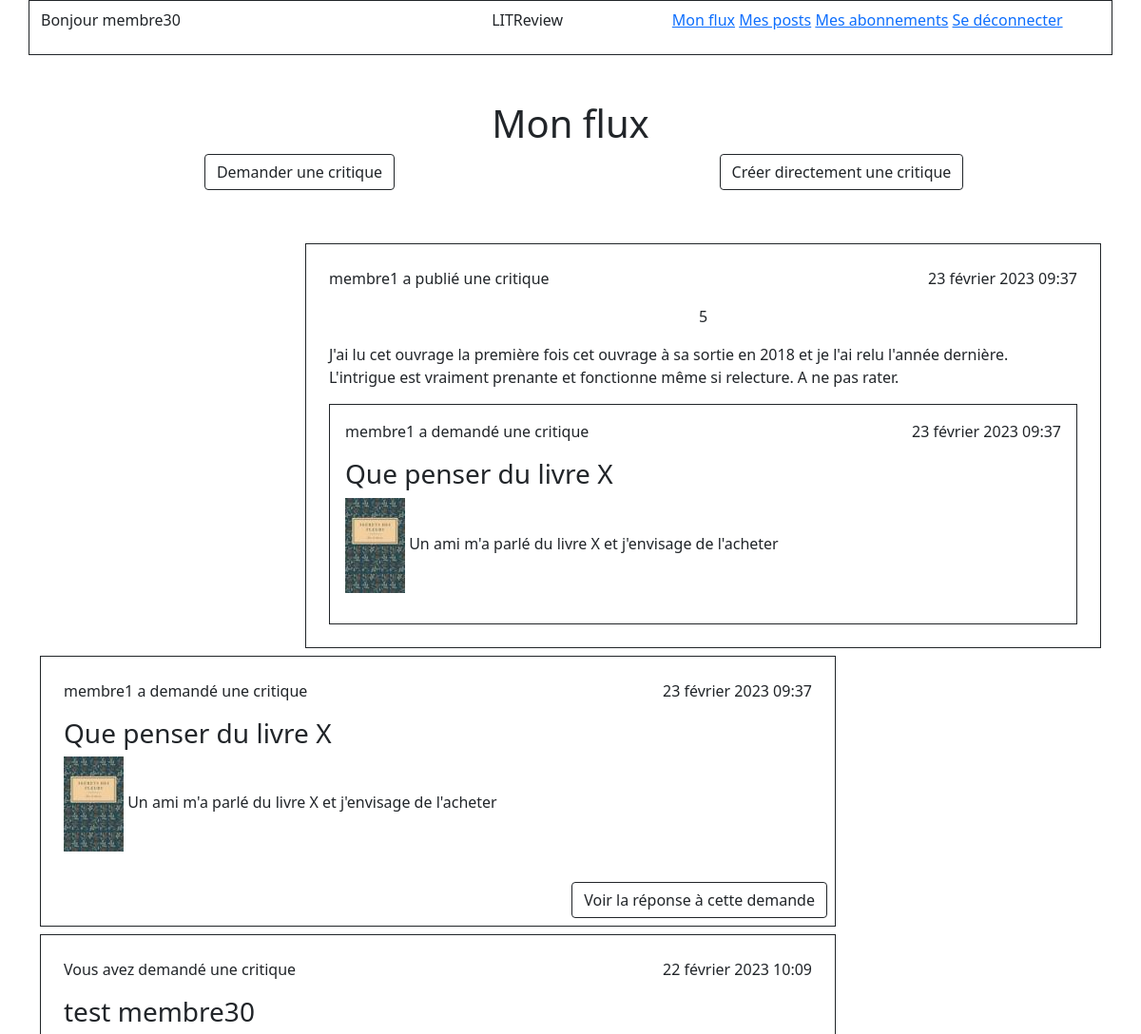
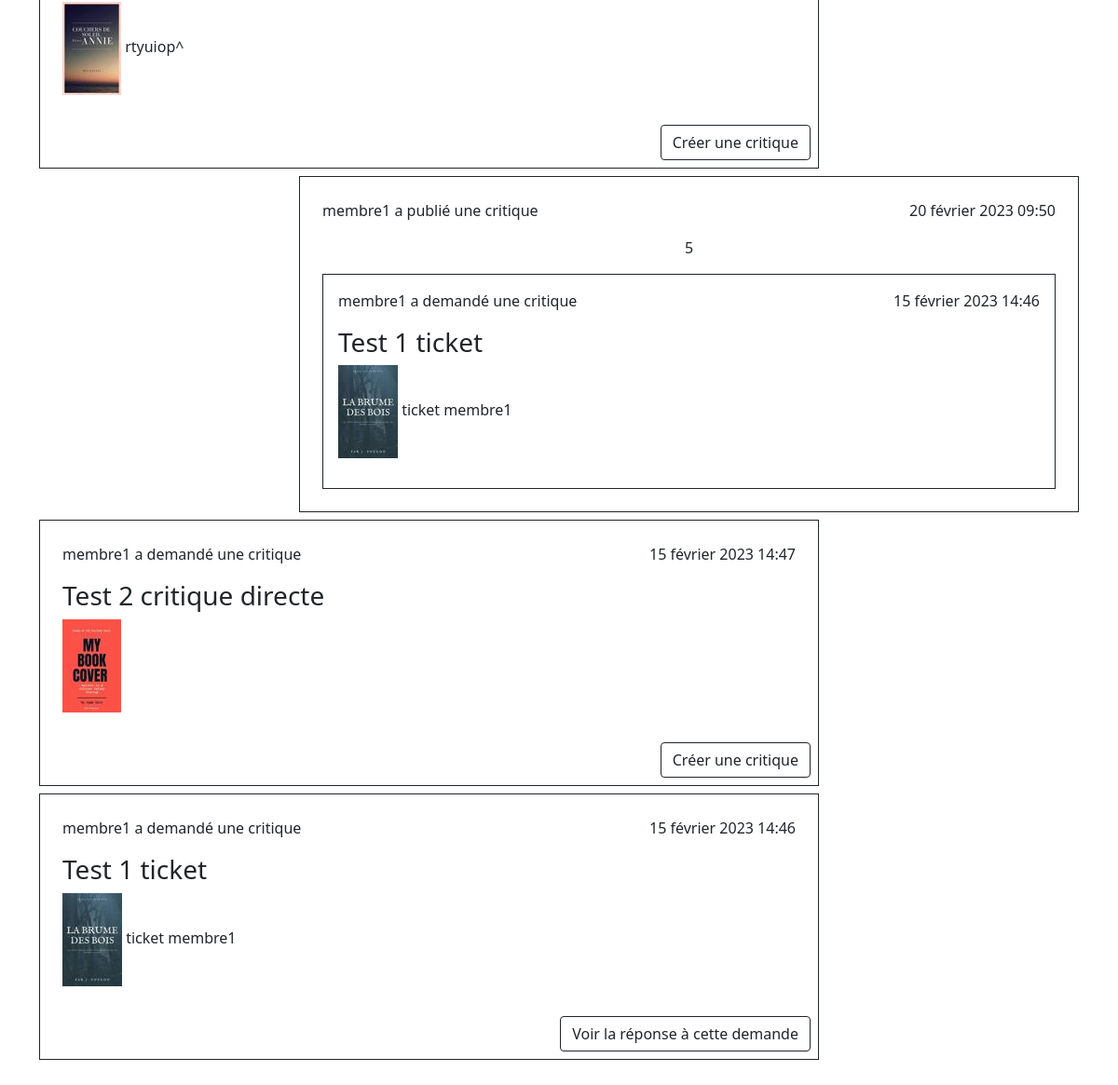
Page /flow (signed in) on the committed database (2 pictures, top to bottom).
### authentication/models.py (models this page shows)
class User(AbstractUser):
    SUBSCRIBER = "Membre"
    followed_members = models.ManyToManyField(
        settings.AUTH_USER_MODEL,
        through="UserFollows",
        related_name="followed"
    )

### feed/models.py (models this page shows, shortened)
class Review(models.Model):
    objects = models.Manager()
    ticket = models.OneToOneField(
        Ticket,
        on_delete=models.CASCADE,
        related_name='ticket_review',
        primary_key=False
    )
    rating = models.PositiveSmallIntegerField(
       validators=[MinValueValidator(0), MaxValueValidator(5)]
    )
    user = models.ForeignKey(
        settings.AUTH_USER_MODEL,
        on_delete=models.CASCADE
    )
    headline = models.CharField(max_length=128)
    body = models.TextField(max_length=8192, blank=True)
    time_created = models.DateTimeField(auto_now_add=True)

class Ticket(models.Model):
    objects = models.Manager()
    title = models.CharField(max_length=128)
    description = models.TextField(max_length=2048, blank=True)
    user = models.ForeignKey(
        to=settings.AUTH_USER_MODEL,
        on_delete=models.CASCADE
    )
    image = models.ImageField(null=True, blank=True)
    time_created = models.DateTimeField(auto_now_add=True)
    IMAGE_MAX_SIZE = (100, 100)

### feed/views.py (the view)
# urls.py: path('flow', views.flow, name='my-flow'),
@login_required
def flow(request):
    tickets = get_users_viewable_tickets(request.user)
    tickets = tickets.annotate(content_type=Value('TICKET', CharField()))
    reviews = get_users_viewable_reviews(request.user)
    reviews = reviews.annotate(content_type=Value('REVIEW', CharField()))
    posts = sorted(
        chain(tickets, reviews),
        key=lambda post: post.time_created,
        reverse=True
    )
    return render(request, 'feed/flow.html', context={'posts': posts})

### feed/templatetags/feed_extras.py (called while the page is built)
@register.simple_tag(takes_context=True)
def get_user_display(context, user):
    if user == context['user']:
        return "Vous avez"
    return f"{user.username} a"

### feed/views.py (called while the page is built)
def get_users_viewable_tickets(user):
    viewable_tickets = Ticket.objects.filter(
        Q(user=user) | Q(user__in=user.followed_members.all())
    )
    return viewable_tickets

def get_users_viewable_reviews(user):
    viewable_reviews = Review.objects.filter(
        Q(user=user) | Q(user__in=user.followed_members.all())
    )
    return viewable_reviews

### feed/templates/feed/flow.html
{% extends "base.html" %}
{% block content %}
    <h1 class="text-center">Mon flux</h1>
    <div>
        <div class="row">
            <div class="col-6 text-center">
                <a class="btn btn-outline-dark"
                   href="{% url 'feed:ticket-create' %}">Demander une critique</a>
            </div>
            <div class="col-6 text-center">
                <a class="btn btn-outline-dark" href="{% url 'feed:review-direct-create' %}">Créer directement une critique</a>
            </div>
        </div>
    </div>
    <div class="d-flex flex-column my-5">
        {% for post in posts %}
                {% if post.content_type == 'TICKET' %}
                    <div class="align-self-start border border-dark mt-2 p-2 w-75">
                        {% include 'feed/ticket_detail.html' with ticket=post %}
                        <div class="text-end">
                            {% include 'feed/review_check.html' with post=post %}
                        </div>
                    </div>
                {% elif post.content_type == 'REVIEW' %}
                    <div
                            class="align-self-end border border-dark mt-2 p-2 w-75">
                        {% include 'feed/review_detail.html' with review=post %}
                    </div>
                {% endif %}
        {% endfor %}
    </div>
{% endblock content %}

### templates/base.html (shortened to what this page needs)
<!DOCTYPE html>
<html lang="en" xmlns="http://www.w3.org/1999/html">
<head>
    <link href="https://cdn.jsdelivr.net/npm/bootstrap@5.1.3/dist/css/bootstrap.min.css" rel="stylesheet">
</head>
<body>
    <header>
        <nav class="bg_light">
            <div class="container">
                <div class="row border border-dark py-2">
                    <div class="col-5 align-self-center">
                        {% if user.is_authenticated %}
                            <p>Bonjour {{ user.username }}</p>
                        {% endif %}
                    </div>
                    <div class="col-2">
                        <p>LITReview</p>
                    </div>
                    <div class="col-5">
                        {% if user.is_authenticated %}
                            <a href="{% url 'feed:my-flow' %}" class="link-primary">Mon flux</a>
                            <a href="{% url 'feed:my-posts' %}">Mes posts</a>
                            <a href="{% url 'authentication:follows' %}">Mes abonnements</a>
                            <a href="{% url 'authentication:logout' %}">Se déconnecter</a>
                        {% endif %}
                    </div>
                </div>
            </div>
        </nav>
    </header>
    <section class="container my-5">
    {% block content %}
    {% endblock content %}
    </section>
</body>
</html>

### feed/templates/feed/review_detail.html
{% load feed_extras %}
{% block content %}
    <div class="p-3">
        <div class="row">
            <div class="col text-start">
                <p>{% get_user_display user=review.user %} publié une critique</p>
            </div>
            <div class="col text-end">
                <p>{{ review.time_created }}</p>
            </div>
        </div>
            <p class="text-center">{{ review.rating }}</p>
            <p>{{ review.body }}</p>
            <div class="border border-dark">
                {% include 'feed/ticket_detail.html' with ticket=review.ticket %}
            </div>
    </div>
{% endblock content %}

### feed/templates/feed/ticket_detail.html
{% load feed_extras %}
<div class="p-3">
    <div class="row">
        <div class="col text-start">
            <p>{% get_user_display user=ticket.user %} demandé une critique</p>
        </div>
        <div class="col text-end">
            <p>{{ ticket.time_created }}</p>
        </div>
    </div>
    <h3>{{ ticket.title }}</h3>
    <p>
        {% if ticket.image %}
            <img src="{{ ticket.image.url }}">
        {% endif %}
        {{ ticket.description }}
    </p>
</div>

### feed/templates/feed/review_check.html
{% if not post.ticket_review %}
    <a class="btn btn-outline-dark" href="{% url 'feed:review-create' ticket_id=post.id %}">Créer une critique</a>
{% else %}
    <a class="btn btn-outline-dark" href="{% url 'feed:review-display' review_id=post.ticket_review.id %}">Voir la réponse à cette demande</a>
{% endif %}

### rows in the picture
User: username "membre30"
Review: user.username "membre1 a", time_created "23 février 2023 09:37", rating "5", body "J'ai lu cet ouvrage la première fois cet ouvrage à sa sortie en 2018 et je l'ai relu l'année dernière. L'intrigue est vraiment prenante et fonctionne même si relecture. A ne pas rater.", image (picture)
Ticket: user.username "membre1 a", time_created "23 février 2023 09:37", title "Que penser du livre X", description "Un ami m'a parlé du livre X et j'envisage de l'acheter", image (picture), shows "Voir la réponse à cette demande"
Ticket: user "Vous avez", time_created "22 février 2023 10:09", title "test membre30", image (picture), description "rtyuiop^", shows "Créer une critique"
Review: user.username "membre1 a", time_created "20 février 2023 09:50", rating "5", image (picture)
Ticket: user.username "membre1 a", time_created "15 février 2023 14:46", title "Test 1 ticket", description "ticket membre1", image (picture), shows "Voir la réponse à cette demande"
Ticket: user.username "membre1 a", time_created "15 février 2023 14:47", title "Test 2 critique directe", image (picture), shows "Créer une critique"
